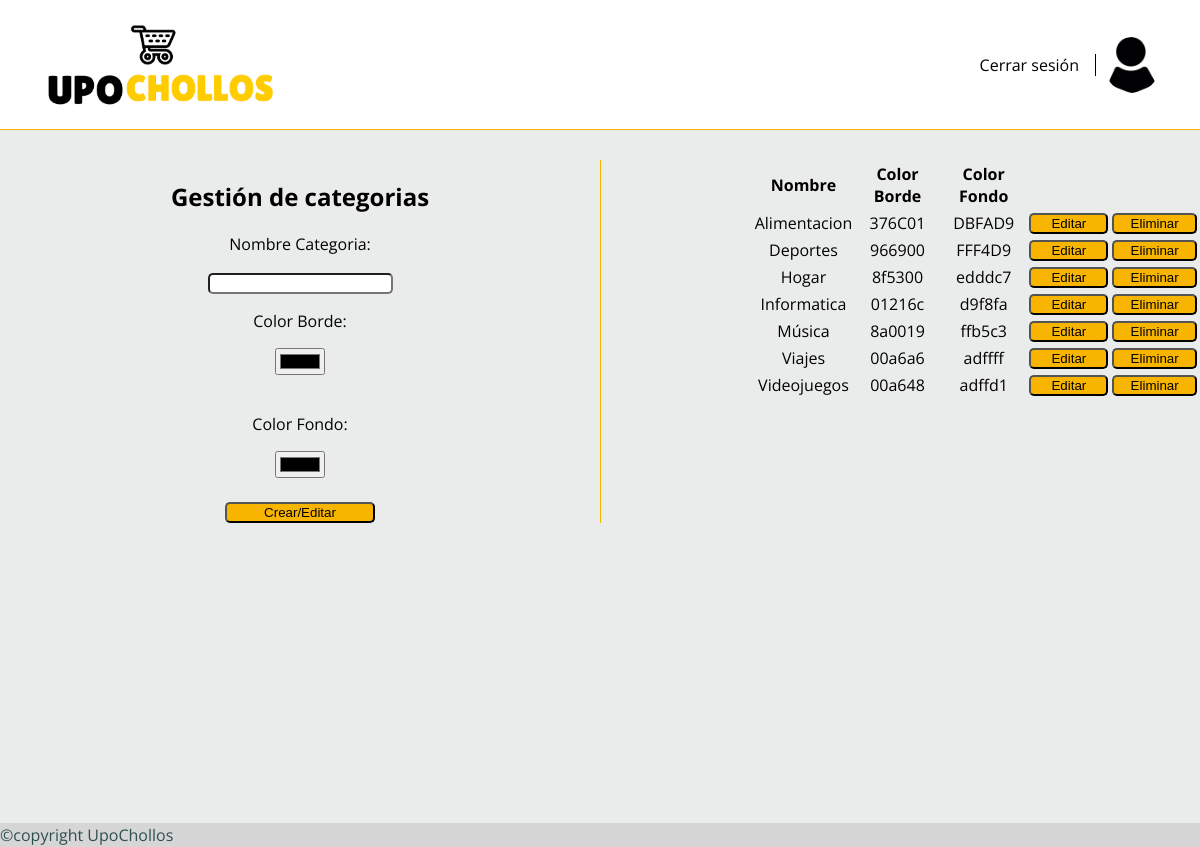
/upochollos/php/categoria.php (signed in), run on the app's committed database.
### tables this page shows
CREATE TABLE `categoria` (
  `nombre` varchar(32) NOT NULL,
  `color_borde` varchar(32) DEFAULT NULL,
  `color_fondo` varchar(32) NOT NULL
);

### upochollos/php/funciones.php (called while the page is built, shortened)
<?php
function consulta($consulta) {
    $con = mysqli_connect(HOST, USUARIO_BD, CONTRASENA_BD, NOMBRE_BD);
    if ($con) {
        mysqli_set_charset($con, 'utf8');
        $resultadoConsulta = mysqli_query($con, $consulta);
        if ($resultadoConsulta) {
            $res = mysqli_fetch_all($resultadoConsulta);
            return $res;
        }
    }
    return false;
}

### upochollos/php/categoria.php (the view, shortened to what this page needs)
<?php
include_once 'funciones.php';
?>
<!DOCTYPE html>
<html>
    <head>
        <link href="../css/estiloCategoria.css" rel="stylesheet" type="text/css"/>
        <link rel="stylesheet" type="text/css" href="../css/estiloPagina.css">
        <?php
        include 'libreriasJS.php';
        include 'header.php';
        ?>
    </head>
    <body>
        <main>
            <div id="gestion">
                <h2>Gestión de categorias</h2>
                <form name="fcategoria" method="POST" action="crud.php">
                    <p>Nombre Categoria:</p>
                    <input class="input" type="text" name="ncategoria" id="ncategoria" required/>
                    <p>Color Borde:</p>
                    <input type="color" id="icolorBorde" name="colorBorde" required/></br></br>
                    <p>Color Fondo:</p>
                    <input type="color" id="icolorFondo" name="colorFondo" required/></br></br>
                    <input class="enviar" id="crear" name="modificarCategoria" type="submit" value="Crear/Editar"/>
                </form>
            </div>
            <div id="tiendas">
                <table>
                    <tbody id="tablaTiendas">
                        <tr>
                            <th>Nombre</th>
                            <th>Color Borde</th>
                            <th>Color Fondo</th>
                            <th></th>
                            <th></th>
                        </tr>
                        <?php
                        $consulta = ("select * from categoria");
                        $categoria = consulta($consulta);
                        for ($i = 0; $i < count($categoria); $i++) {
                            echo "<tr>"
                            . "<td>" . $categoria[$i][0] . "</td>"
                            . "<td class='color' style='color:" . $categoria[$i][1] . "'>" . $categoria[$i][1] . "</td>"
                            . "<td class='color' style='color:" . $categoria[$i][2] . "'>" . $categoria[$i][2] . "</td>"
                            . "<td><button class='enviar' onclick=editar(this)>Editar</button></td>";
                            ?>
                        <form action="crud.php" method="post" >
                            <?php
                            echo "<td><input class='enviar' name='eliminarCategoria' type='submit' value='Eliminar'/></td>";
                            ?></form><?php
                        echo "</tr>";
                    }
                    ?>
                    </tbody>
                </table>
            </div>
        </main>
    </body>
    <?php
    include './footer.php';
    ?>
</html>

### upochollos/css/estiloCategoria.css (style rules this page uses)
td { width: 100px; text-align: center; }
main { grid-template-areas: " gestion tiendas "; display: grid; grid-template-columns: 50%; border-top: solid rgba(248,181,0,1) 1px; }
#gestion { margin-top: 5%; text-align: center; grid-area: gestion; }
#tiendas { margin-top: 5%; justify-content: center; border-left: solid rgba(248,181,0,1) 1px; grid-area: tiendas; padding-left: 25%; }
table { justify-content: center; }
.enviar { background-color: rgba(248,181,0,1) ; border-radius: 5px; width: 100%; }
#crear { width: 25%; }
.input { border-radius: 5px; }

### upochollos/css/estiloPagina.css (style rules this page uses)
body { margin: auto; width: 100%; background-color: #EAECEB; font-family: 'Open Sans', sans-serif; }

### data on the page
categoria: nombre "Alimentacion", color_borde "376C01", color_fondo "DBFAD9"
categoria: nombre "Deportes", color_borde "966900", color_fondo "FFF4D9"
categoria: nombre "Hogar", color_borde "8f5300", color_fondo "edddc7"
categoria: nombre "Informatica", color_borde "01216c", color_fondo "d9f8fa"
categoria: nombre "Música", color_borde "8a0019", color_fondo "ffb5c3"
categoria: nombre "Viajes", color_borde "00a6a6", color_fondo "adffff"
categoria: nombre "Videojuegos", color_borde "00a648", color_fondo "adffd1"
